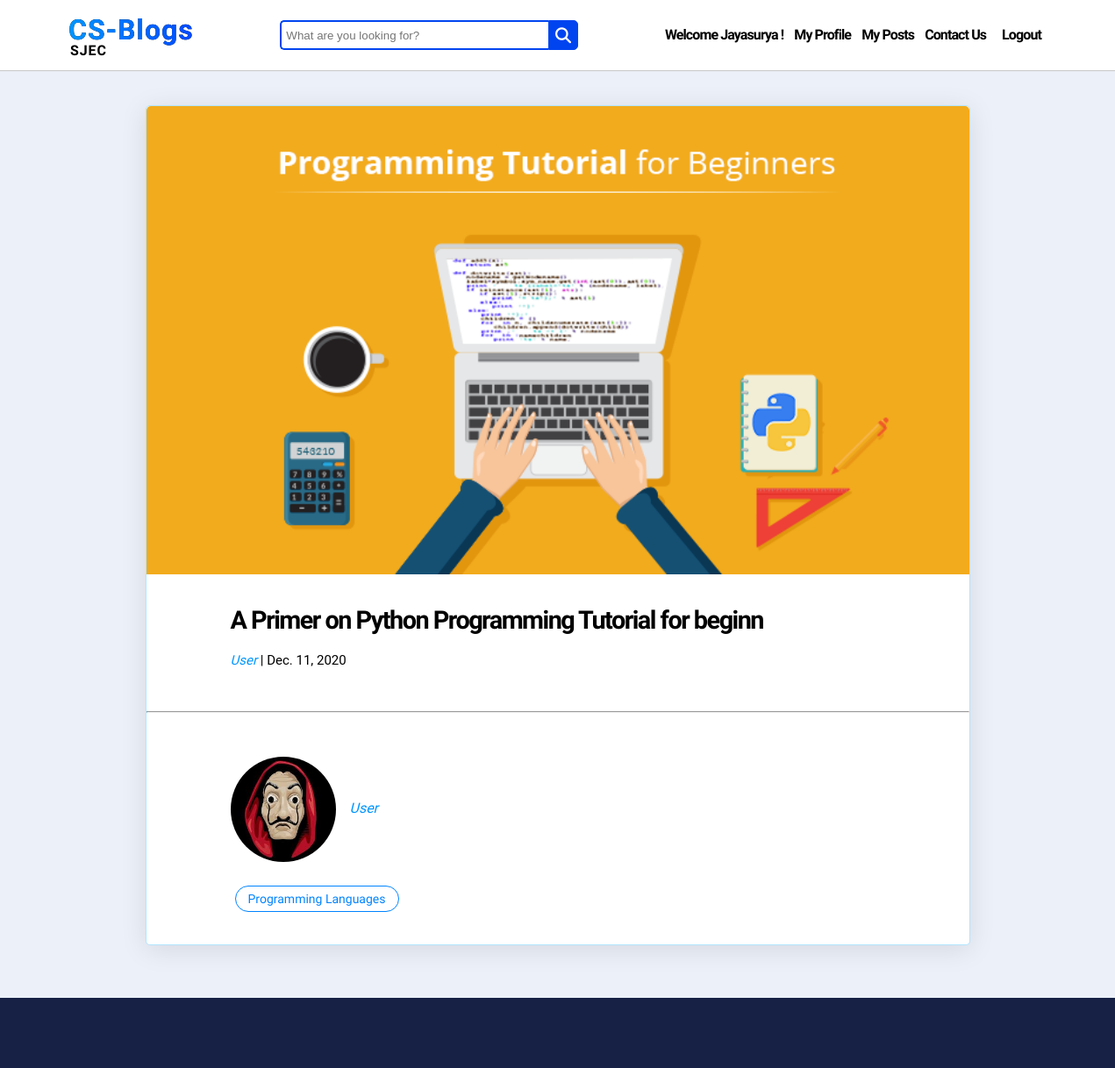
Before: /blogs/posts/a-primer-on-python-programming-tutorial-for-beginn (signed in) with the older database file.
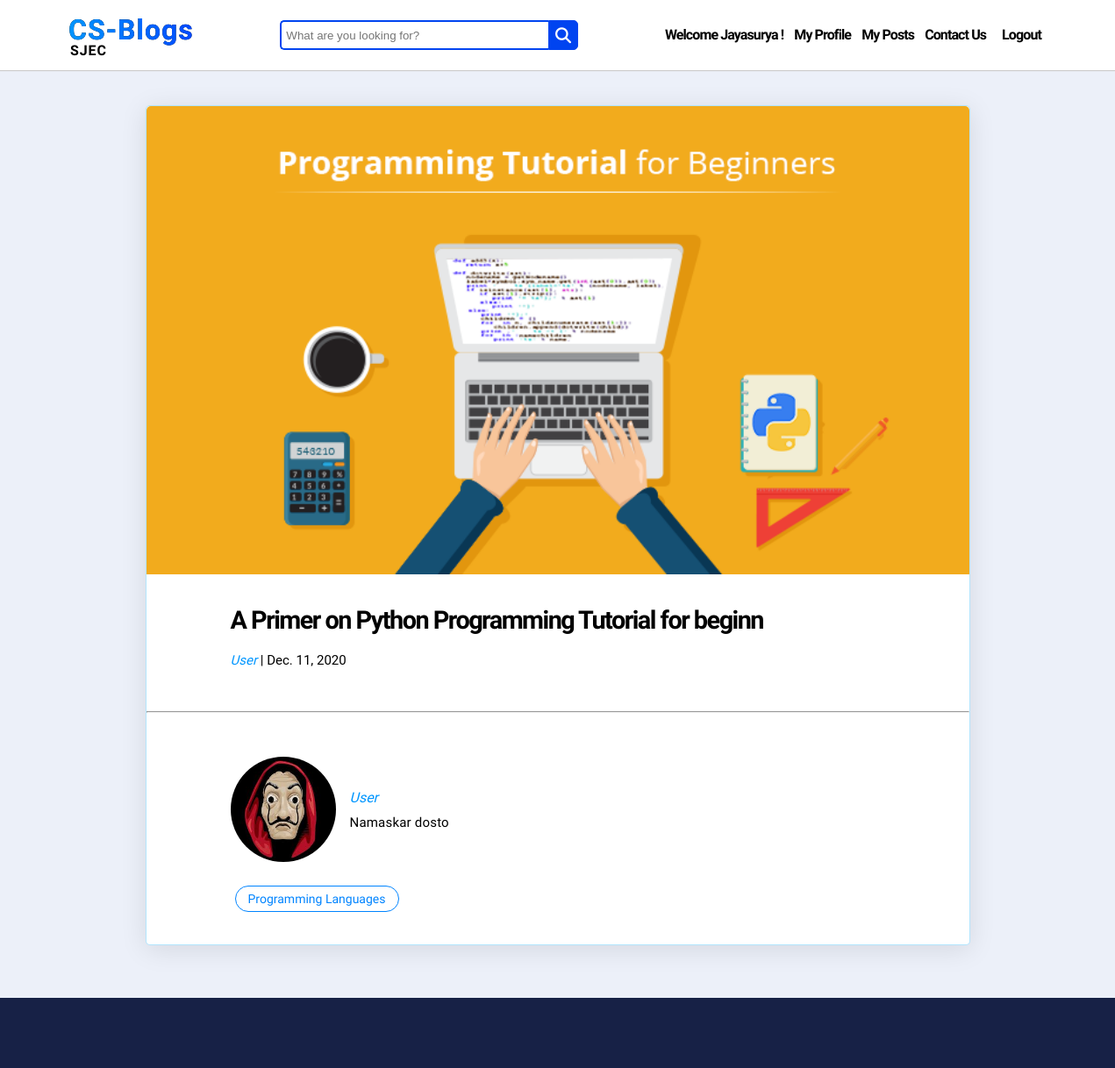
After: the same page with the newer database file.
### account/models.py (models this page shows, shortened)
class MyUser(AbstractUser):
    email = models.EmailField(unique=True)
    slug = models.CharField(max_length=60, unique=True, blank=True)
    bio = models.CharField(max_length=500, blank=True)
    profile_image = models.ImageField(upload_to="account/profile_pic", default="profile-default.jpg", blank=True)
    is_author = models.BooleanField(default=True)
    full_name = models.CharField(max_length=100, default="fullnaam")
    first_name = None
    last_name = None
    REQUIRED_FIELDS = ['email', 'full_name']

### blog/models.py (models this page shows, shortened)
class Post(models.Model):
    statuses = [
        ('D', 'Draft'),
        ('P', 'Publish')
    ]
    title = models.CharField(max_length=120)
    slug = models.CharField(max_length=60, unique=True, blank=True)
    content = tinymce_models.HTMLField()
    status = models.CharField(max_length=1, choices=statuses, default= 'D')
    category = models.ForeignKey(Category, on_delete=models.CASCADE)
    author = models.ForeignKey(MyUser, on_delete=models.CASCADE)
    image = models.ImageField(upload_to='blog/post', default="post-default.jpg", blank=True)
    date = models.DateField(auto_now=True)

class Category(models.Model):
    name = models.CharField(max_length=50)
    description = models.CharField(max_length=255)
    slug = models.CharField(max_length=60, unique=True, blank=True)

### blog/views.py (the view)
# urls.py: path('posts/<slug:slug>', PostDetailView.as_view(), name="post-detail"),
class PostDetailView(LoginRequiredMixin, DetailView):
    login_url = "/accounts/login"
    model = Post
    context_object_name = "post"
    template_name = "blog/post_detail.html"
    queryset = Post.objects.all()

### blog/templates/blog/post_detail.html (shortened to what this page needs)
{% extends "blog/base.html" %}
{% load static %}
{% block extra_head %}
    <link href="{% static 'blog/css/post_detail.css' %}" rel="stylesheet" type="text/css">
{% endblock %}
{% block content %}
    <div id="article">
        <img src="{{ post.image.url }}" alt="" id="cover-image"/>
        <div class="blog-meta">
            <h1>{{ post.title }}</h1>
            <p class="author"> {{ post.author.full_name }} <span class ="date"> | {{ post.date }}</span></p>
        </div>
        <div class="blog-content">
        </div>
        <hr>
        <div class="author-details">
            <div id="author-pic">
                <img src="{{ post.author.profile_image.url }}" alt=""/>
            </div>
            <div class="author-info">
                <p class="author-name">{{ post.author.full_name }}</p>
                <p class="author-bio">{{ post.author.bio }}</p>
            </div>
        </div>
        <div class="tag-container">
            <a href="{% url 'category' post.category.slug %}"><button>{{ post.category.name }}</button></a>
        </div>
    </div>
{% endblock %}

### blog/templates/blog/base.html (shortened to what this page needs)
{% load static %}
<!DOCTYPE html>
<html>
  <head>
    <link
      href="{% static 'blog/css/base.css' %}"
      rel="stylesheet"
      type="text/css"
    />
    {% block extra_head %} {% endblock %}
  </head>
  <body>
    <div id="top-bar">
      <div class="logo-bar">
        <div class="logo">
          <a href="{% url 'index' %}" style="height: 40px">CS-Blogs</a>
        </div>
        <p style="margin-left: 2px">SJEC</p>
      </div>
      <form method="GET" action="{% url 'search' %}">
        <div class="search">
          <input
            type="text"
            name="query"
            class="searchTerm"
            placeholder="What are you looking for?"
          />
          <button type="submit" class="searchButton">
            <i class="fa fa-search"></i>
          </button>
        </div>
      </form>
      <div id="menu-items-container">
        {% if request.user.is_authenticated %}
        <p class="menu-item">Welcome {{ request.user.full_name }} !</p>
        <a href="{% url 'profile-update' request.user.slug %}" class="menu-item"
          >My Profile</a
        >
        {% if request.user.is_author == True %}
        <a href="{% url 'my-posts' %}" class="menu-item">My Posts</a>
        {% endif %}
        <a href="{% url 'contact-us' %}" class="menu-item">Contact Us</a>
        <form method="POST" action="{% url 'logout' %}">
          <button class="menu-item" id="logout">Logout</button>
        </form>
        {% else %}
        <a href="{% url 'contact-us' %}" class="menu-item">Contact Us</a>
        <a href="{% url 'login' %}" class="menu-item">Login</a>
        <a href="{% url 'signup' %}"><button id="signup-btn">Signup</button></a>
        {% endif %}
      </div>
    </div>
    {% block content %} {% endblock %}
    <div id="bottom-bar"></div>
  </body>
</html>

### blog/static/blog/css/base.css (style rules this page uses)
body { background-color: #ECF0F9; margin: 0; }
#top-bar { background-color: white; position: fixed; top: 0; left: 0; align-items: center; box-sizing: border-box; box-shadow: 0 1px 1px #ccc; width: 100%; height: 80px; z-index: 90; padding: 1em 4.875em; display: flex; justify-content: space-between; }
.logo-bar { cursor: pointer; }
.logo { background-image: linear-gradient(269deg,#0048ff,#0096ff), linear-gradient(#000,#000); -webkit-background-clip: text; -webkit-text-fill-color: transparent; display: block; font-family: "Raleway"; font-size: 32px; font-weight: 700; height: 37px; letter-spacing: 1px; color: rgb(0, 132, 255); }
.logo-bar a { text-decoration: none; }
.logo-bar p { font-family: Raleway,sans-serif; font-size: 1em; font-weight: 600; font-stretch: normal; line-height: .8; letter-spacing: .9px; margin: 0; }
.search { width: 340px; position: relative; display: flex; align-items: center; }
.searchTerm { width: 100%; border: 2px solid #0044F0; border-right: none; padding: 5px; height: 20px; border-radius: 5px 0 0 5px; outline: none; color: #9DBFAF; }
.searchButton { width: 38px; height: 34px; border: 1px solid #0044F0; background: #0044F0; text-align: center; color: #fff; border-radius: 0 5px 5px 0; cursor: pointer; font-size: 20px; }
.fa-search { color: white; font-size: 18px; }
#menu-items-container { display: flex; justify-content: flex-end; align-items: center; }
#menu-items-container a { text-decoration: none; color: #000; }
.menu-item { font-family: "Raleway"; font-size: 16px; font-weight: 600; letter-spacing: -0.9px; line-height: 69.84px; margin: 0px; margin-right: 12px; }
#bottom-bar { background-color: #172146; width: 100%; height: 80px; }

### blog/static/blog/css/post_detail.css (style rules this page uses)
#article { width: 938px; background-color: white; border-radius: 5px; box-shadow: 0 5px 30px 0 rgba(0,0,0,.1); border: 1px solid rgba(0,168,255,.3); margin: 120px auto; margin-bottom: 60px; }
#cover-image { width: 100%; height: 534px; border-top-left-radius: 5px; border-top-right-radius: 5px; }
.blog-meta { width: 100%; height: 108px; padding: 12px 96px 0px 96px; }
.blog-meta h1 { font-family: "Raleway"; font-size: 28.8px; font-weight: 600; letter-spacing: -1.5px; }
.author { font-family: 'Raleway'; font-size: 15px; font-weight: 500; font-style: italic; color: #0096ff; margin-top: 6px; }
.date { font-family: "Roboto"; font-size: 15px; font-weight: 400; font-style: normal; color: #000000; }
.blog-content { padding: 2em 6em; padding-top: 0px; overflow: hidden; }
hr { margin: 0%; }
.author-details { display: flex; align-items: center; width: 100%; height: 160px; padding: 2em 6em; padding-bottom: 0px; }
#author-pic img { width: 120px; height: 120px; border-radius: 50%; cursor: pointer; }
.author-info { width: 600px; margin-left: 16px; }
.author-info p { margin: 0%; padding: 4px 0px; }
.author-name { color: rgb(0, 150, 255);; font-family: "Raleway"; font-size: 16px; font-weight: 500; font-style: italic; }
.author-bio { font-family: "Raleway"; font-size: 15px; line-height: 1.5em; letter-spacing: .2px; }
.tag-container { padding-bottom: 2em; padding-left: 6em; padding-right: 6em; }
.tag-container button { display: inline-block; color: rgb(0, 132, 255); border: 1px solid rgb(0, 132, 255); border-radius: 20px; background-color: transparent; font-family: "Raleway"; font-size: 14px; cursor: pointer; min-width: 50px; padding: 6px 14px; margin: 5px; }
#bottom-bar { background-color: #172146; bottom: 0; width: 100%; height: 80px; }

### blog/templates/blog/base.html (style rules this page uses)
#logout { margin-right: 0px; border: none; background: none; cursor: pointer; outline: inherit; }

Changed rows visible on the page:
changed through a linked row, Post "A Primer on Python Programming Tutorial for beginn": author.bio (not shown) → "Namaskar dosto"
